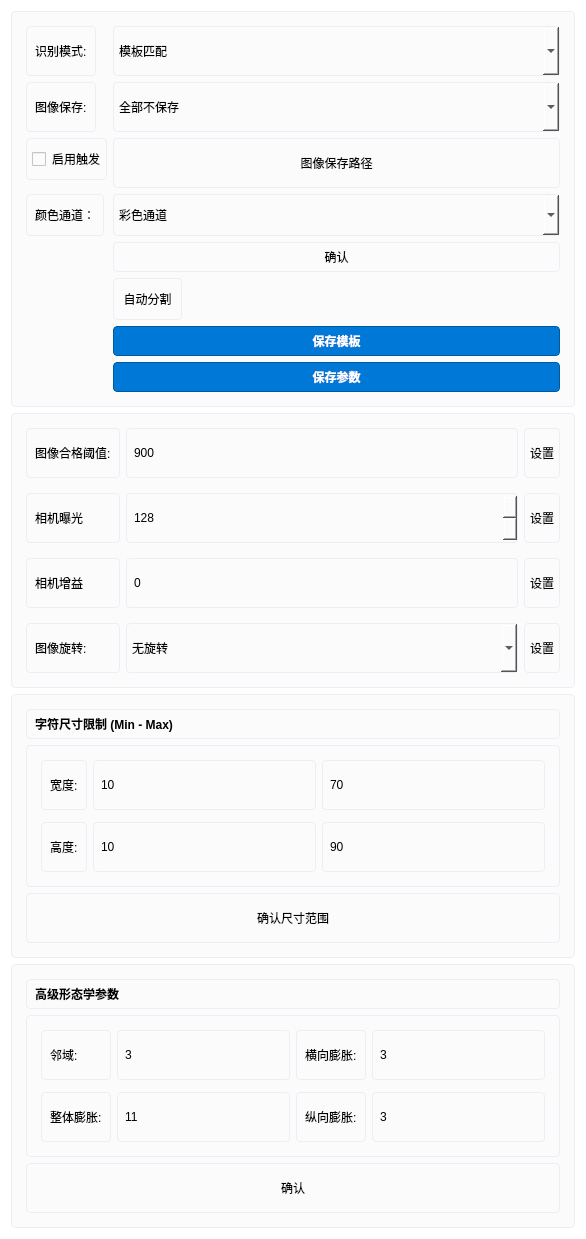
            <widget class="QWidget" name="scrollAreaWidgetContents2">
             <property name="geometry">
              <rect>
               <x>0</x>
               <y>-343</y>
               <width>586</width>
               <height>1205</height>
              </rect>
             </property>
             <property name="styleSheet">
              <string notr="true">background:white;</string>
             </property>
             <layout class="QGridLayout" name="gridLayout_2">
              <item row="0" column="0">
               <widget class="QFrame" name="tab1_frame3">
                <property name="styleSheet">
                 <string notr="true">background: #fbfbfc; border: 1px solid #ebeef5; border-radius: 4px; padding: 5px;</string>
                </property>
                <property name="frameShape">
                 <enum>QFrame::StyledPanel</enum>
                </property>
                <layout class="QFormLayout" name="formLayout">
                 <item row="0" column="0">
                  <widget class="QLabel" name="label_18">
                   <property name="text">
                    <string>识别模式:</string>
                   </property>
                  </widget>
                 </item>
                 <item row="0" column="1">
                  <widget class="QComboBox" name="comboBox_4">
                   <property name="minimumSize">
                    <size>
                     <width>0</width>
                     <height>50</height>
                    </size>
                   </property>
                   <item>
                    <property name="text">
                     <string>模板匹配</string>
                    </property>
                   </item>
                   <item>
                    <property name="text">
                     <string>字库匹配</string>
                    </property>
                   </item>
                   <item>
                    <property name="text">
                     <string>深度模型</string>
                    </property>
                   </item>
                  </widget>
                 </item>
                 <item row="1" column="0">
                  <widget class="QLabel" name="label_11">
                   <property name="text">
                    <string>图像保存:</string>
                   </property>
                  </widget>
                 </item>
                 <item row="1" column="1">
                  <widget class="QComboBox" name="comboBox">
                   <property name="minimumSize">
                    <size>
                     <width>0</width>
                     <height>50</height>
                    </size>
                   </property>
                   <item>
                    <property name="text">
                     <string>全部不保存</string>
                    </property>
                   </item>
                   <item>
                    <property name="text">
                     <string>不合格图像</string>
                    </property>
                   </item>
                   <item>
                    <property name="text">
                     <string>合格图像</string>
                    </property>
                   </item>
                   <item>
                    <property name="text">
                     <string>全部保存</string>
                    </property>
                   </item>
                  </widget>
                 </item>
                 <item row="2" column="0">
                  <widget class="QCheckBox" name="checkBox">
                   <property name="minimumSize">
                    <size>
                     <width>0</width>
                     <height>42</height>
                    </size>
                   </property>
                   <property name="text">
                    <string>启用触发</string>
                   </property>
                  </widget>
                 </item>
                 <item row="2" column="1">
                  <widget class="QPushButton" name="pushButton_6">
                   <property name="minimumSize">
                    <size>
                     <width>0</width>
                     <height>50</height>
                    </size>
                   </property>
                   <property name="text">
                    <string>图像保存路径</string>
                   </property>
                  </widget>
                 </item>
                 <item row="3" column="0">
                  <widget class="QLabel" name="label_12">
                   <property name="minimumSize">
                    <size>
                     <width>0</width>
                     <height>42</height>
                    </size>
                   </property>
                   <property name="text">
                    <string>颜色通道：</string>
                   </property>
                  </widget>
                 </item>
                 <item row="3" column="1">
                  <widget class="QComboBox" name="comboBox_5">
                   <property name="minimumSize">
                    <size>
                     <width>0</width>
                     <height>42</height>
                    </size>
                   </property>
                   <item>
                    <property name="text">
                     <string>彩色通道</string>
                    </property>
                   </item>
                   <item>
                    <property name="text">
                     <string>红色通道</string>
                    </property>
                   </item>
                   <item>
                    <property name="text">
                     <string>绿色通道</string>
                    </property>
                   </item>
                   <item>
                    <property name="text">
                     <string>蓝色通道</string>
                    </property>
                   </item>
                  </widget>
                 </item>
                 <item row="4" column="1">
                  <widget class="QPushButton" name="pushButton_7">
                   <property name="text">
                    <string>确认</string>
                   </property>
                  </widget>
                 </item>
                 <item row="5" column="1">
                  <widget class="QToolButton" name="Saveimage">
                   <property name="minimumSize">
                    <size>
                     <width>0</width>
                     <height>42</height>
                    </size>
                   </property>
                   <property name="text">
                    <string>自动分割</string>
                   </property>
                  </widget>
                 </item>
                 <item row="7" column="1">
                  <widget class="QPushButton" name="pushButton_11">
                   <property name="font">
                    <font>
                     <pointsize>9</pointsize>
                     <weight>75</weight>
                     <bold>true</bold>
                    </font>
                   </property>
                   <property name="styleSheet">
                    <string notr="true">QPushButton {
    background-color: #0078D7; /* 醒目的蓝色 */
    color: white;              /* 白色文字 */
    border-radius: 4px;        /* 圆角边缘 */
    border: 1px solid #005A9E; 
}
QPushButton:hover {
    background-color: #1084D0; /* 鼠标悬停时稍微变亮 */
}
QPushButton:pressed {
    background-color: #005A9E; /* 按下时变暗 */
}</string>
                   </property>
                   <property name="text">
                    <string>保存参数</string>
                   </property>
                  </widget>
                 </item>
                 <item row="6" column="1">
                  <widget class="QPushButton" name="pushButton_5">
                   <property name="minimumSize">
                    <size>
                     <width>0</width>
                     <height>0</height>
                    </size>
                   </property>
                   <property name="font">
                    <font>
                     <pointsize>9</pointsize>
                     <weight>75</weight>
                     <bold>true</bold>
                    </font>
                   </property>
                   <property name="styleSheet">
                    <string notr="true">QPushButton {
    background-color: #0078D7; /* 醒目的蓝色 */
    color: white;              /* 白色文字 */
    border-radius: 4px;        /* 圆角边缘 */
    border: 1px solid #005A9E; 
}
QPushButton:hover {
    background-color: #1084D0; /* 鼠标悬停时稍微变亮 */
}
QPushButton:pressed {
    background-color: #005A9E; /* 按下时变暗 */
}</string>
                   </property>
                   <property name="text">
                    <string>保存模板</string>
                   </property>
                  </widget>
                 </item>
                </layout>
               </widget>
              </item>
              <item row="1" column="0">
               <widget class="QFrame" name="tab2_frame1">
                <property name="styleSheet">
                 <string notr="true">background: #fbfbfc; border: 1px solid #ebeef5; border-radius: 4px; padding: 5px;</string>
                </property>
                <property name="frameShape">
                 <enum>QFrame::StyledPanel</enum>
                </property>
                <layout class="QGridLayout" name="_4">
                 <property name="verticalSpacing">
                  <number>15</number>
                 </property>
                 <item row="1" column="0">
                  <widget class="QLabel" name="label_4">
                   <property name="text">
                    <string>图像合格阈值:</string>
                   </property>
                  </widget>
                 </item>
                 <item row="4" column="2">
                  <widget class="QPushButton" name="pushButton_9">
                   <property name="minimumSize">
                    <size>
                     <width>0</width>
                     <height>50</height>
                    </size>
                   </property>
                   <property name="text">
                    <string>设置</string>
                   </property>
                  </widget>
                 </item>
                 <item row="2" column="1">
                  <widget class="QSpinBox" name="spinBox">
                   <property name="minimumSize">
                    <size>
                     <width>0</width>
                     <height>50</height>
                    </size>
                   </property>
                   <property name="maximum">
                    <number>1500</number>
                   </property>
                   <property name="value">
                    <number>128</number>
                   </property>
                  </widget>
                 </item>
                 <item row="1" column="2">
                  <widget class="QPushButton" name="pushButton_3">
                   <property name="minimumSize">
                    <size>
                     <width>0</width>
                     <height>50</height>
                    </size>
                   </property>
                   <property name="text">
                    <string>设置</string>
                   </property>
                  </widget>
                 </item>
                 <item row="4" column="1">
                  <widget class="QComboBox" name="comboBox_2">
                   <property name="minimumSize">
                    <size>
                     <width>0</width>
                     <height>50</height>
                    </size>
                   </property>
                   <item>
                    <property name="text">
                     <string>无旋转</string>
                    </property>
                   </item>
                   <item>
                    <property name="text">
                     <string>顺时针90°</string>
                    </property>
                   </item>
                   <item>
                    <property name="text">
                     <string>逆时针90°</string>
                    </property>
                   </item>
                   <item>
                    <property name="text">
                     <string>180°</string>
                    </property>
                   </item>
                  </widget>
                 </item>
                 <item row="4" column="0">
                  <widget class="QLabel" name="label_27">
                   <property name="text">
                    <string>图像旋转:</string>
                   </property>
                  </widget>
                 </item>
                 <item row="1" column="1">
                  <widget class="QLineEdit" name="lineEdit_yuzhi">
                   <property name="minimumSize">
                    <size>
                     <width>0</width>
                     <height>50</height>
                    </size>
                   </property>
                   <property name="text">
                    <string>900</string>
                   </property>
                  </widget>
                 </item>
                 <item row="2" column="2">
                  <widget class="QPushButton" name="sureButton">
                   <property name="minimumSize">
                    <size>
                     <width>0</width>
                     <height>50</height>
                    </size>
                   </property>
                   <property name="text">
                    <string>设置</string>
                   </property>
                  </widget>
                 </item>
                 <item row="2" column="0">
                  <widget class="QLabel" name="label_19">
                   <property name="text">
                    <string>相机曝光</string>
                   </property>
                  </widget>
                 </item>
                 <item row="3" column="0">
                  <widget class="QLabel" name="label_16">
                   <property name="text">
                    <string>相机增益</string>
                   </property>
                  </widget>
                 </item>
                 <item row="3" column="1">
                  <widget class="QLineEdit" name="lineEdit_14">
                   <property name="sizePolicy">
                    <sizepolicy hsizetype="Preferred" vsizetype="Fixed">
                     <horstretch>0</horstretch>
                     <verstretch>0</verstretch>
                    </sizepolicy>
                   </property>
                   <property name="minimumSize">
                    <size>
                     <width>0</width>
                     <height>50</height>
                    </size>
                   </property>
                   <property name="text">
                    <string>0</string>
                   </property>
                  </widget>
                 </item>
                 <item row="3" column="2">
                  <widget class="QPushButton" name="pushButton_12">
                   <property name="minimumSize">
                    <size>
                     <width>0</width>
                     <height>50</height>
                    </size>
                   </property>
                   <property name="text">
                    <string>设置</string>
                   </property>
                  </widget>
                 </item>
                </layout>
               </widget>
              </item>
              <item row="2" column="0">
               <widget class="QFrame" name="tab2_frame3">
                <property name="styleSheet">
                 <string notr="true">background: #fbfbfc; border: 1px solid #ebeef5; border-radius: 4px; padding: 5px;</string>
                </property>
                <property name="frameShape">
                 <enum>QFrame::StyledPanel</enum>
                </property>
                <layout class="QVBoxLayout" name="_2">
                 <item>
                  <widget class="QLabel" name="label_21">
                   <property name="styleSheet">
                    <string>font-weight:bold;</string>
                   </property>
                   <property name="text">
                    <string>字符尺寸限制 (Min - Max)</string>
                   </property>
                  </widget>
                 </item>
                 <item>
                  <widget class="QFrame" name="frame">
                   <layout class="QGridLayout" name="_3">
                    <property name="verticalSpacing">
                     <number>12</number>
                    </property>
                    <item row="0" column="0">
                     <widget class="QLabel" name="label_22">
                      <property name="text">
                       <string>宽度:</string>
                      </property>
                     </widget>
                    </item>
                    <item row="0" column="1">
                     <widget class="QLineEdit" name="lineEdit_5">
                      <property name="minimumSize">
                       <size>
                        <width>0</width>
                        <height>50</height>
                       </size>
                      </property>
                      <property name="text">
                       <string>10</string>
                      </property>
                     </widget>
                    </item>
                    <item row="0" column="2">
                     <widget class="QLineEdit" name="lineEdit_9">
                      <property name="minimumSize">
                       <size>
                        <width>0</width>
                        <height>50</height>
                       </size>
                      </property>
                      <property name="text">
                       <string>70</string>
                      </property>
                     </widget>
                    </item>
                    <item row="1" column="0">
                     <widget class="QLabel" name="label_23">
                      <property name="text">
                       <string>高度:</string>
                      </property>
                     </widget>
                    </item>
                    <item row="1" column="1">
                     <widget class="QLineEdit" name="lineEdit_10">
                      <property name="minimumSize">
                       <size>
                        <width>0</width>
                        <height>50</height>
                       </size>
                      </property>
                      <property name="text">
                       <string>10</string>
                      </property>
                     </widget>
                    </item>
                    <item row="1" column="2">
                     <widget class="QLineEdit" name="lineEdit_11">
                      <property name="minimumSize">
                       <size>
                        <width>0</width>
                        <height>50</height>
                       </size>
                      </property>
                      <property name="text">
                       <string>90</string>
                      </property>
                     </widget>
                    </item>
                   </layout>
                  </widget>
                 </item>
                 <item>
                  <widget class="QPushButton" name="pushButton_2">
                   <property name="minimumSize">
                    <size>
                     <width>0</width>
                     <height>50</height>
                    </size>
                   </property>
                   <property name="text">
                    <string>确认尺寸范围</string>
                   </property>
                  </widget>
                 </item>
                </layout>
               </widget>
              </item>
              <item row="3" column="0">
               <widget class="QFrame" name="tab2_frame2">
                <property name="styleSheet">
                 <string notr="true">background: #fbfbfc; border: 1px solid #ebeef5; border-radius: 4px; padding: 5px;</string>
                </property>
                <property name="frameShape">
                 <enum>QFrame::StyledPanel</enum>
                </property>
                <layout class="QVBoxLayout">
                 <item>
                  <widget class="QLabel" name="label_35">
                   <property name="styleSheet">
                    <string>font-weight: bold;</string>
                   </property>
                   <property name="text">
                    <string>高级形态学参数</string>
                   </property>
                  </widget>
                 </item>
                 <item>
                  <widget class="QFrame" name="frame_2">
                   <layout class="QGridLayout">
                    <property name="verticalSpacing">
                     <number>12</number>
                    </property>
                    <item row="0" column="0">
                     <widget class="QLabel" name="label_26">
                      <property name="text">
                       <string>邻域:</string>
                      </property>
                     </widget>
                    </item>
                    <item row="0" column="1">
                     <widget class="QLineEdit" name="lineEdit_15">
                      <property name="minimumSize">
                       <size>
                        <width>0</width>
                        <height>50</height>
                       </size>
                      </property>
                      <property name="text">
                       <string>3</string>
                      </property>
                     </widget>
                    </item>
                    <item row="0" column="2">
                     <widget class="QLabel" name="label_31">
                      <property name="text">
                       <string>横向膨胀:</string>
                      </property>
                     </widget>
                    </item>
                    <item row="0" column="3">
                     <widget class="QLineEdit" name="lineEdit_18">
                      <property name="minimumSize">
                       <size>
                        <width>0</width>
                        <height>50</height>
                       </size>
                      </property>
                      <property name="text">
                       <string>3</string>
                      </property>
                     </widget>
                    </item>
                    <item row="1" column="0">
                     <widget class="QLabel" name="label_28">
                      <property name="text">
                       <string>整体膨胀:</string>
                      </property>
                     </widget>
                    </item>
                    <item row="1" column="1">
                     <widget class="QLineEdit" name="lineEdit_13">
                      <property name="minimumSize">
                       <size>
                        <width>0</width>
                        <height>50</height>
                       </size>
                      </property>
                      <property name="text">
                       <string>11</string>
                      </property>
                     </widget>
                    </item>
                    <item row="1" column="2">
                     <widget class="QLabel" name="label_32">
                      <property name="text">
                       <string>纵向膨胀:</string>
                      </property>
                     </widget>
                    </item>
                    <item row="1" column="3">
                     <widget class="QLineEdit" name="lineEdit_19">
                      <property name="minimumSize">
                       <size>
                        <width>0</width>
                        <height>50</height>
                       </size>
                      </property>
                      <property name="text">
                       <string>3</string>
                      </property>
                     </widget>
                    </item>
                   </layout>
                  </widget>
                 </item>
                 <item>
                  <widget class="QPushButton" name="pushButton">
                   <property name="minimumSize">
                    <size>
                     <width>0</width>
                     <height>50</height>
                    </size>
                   </property>
                   <property name="text">
                    <string>确认</string>
                   </property>
                  </widget>
                 </item>
                </layout>
               </widget>
              </item>
             </layout>
            </widget>
